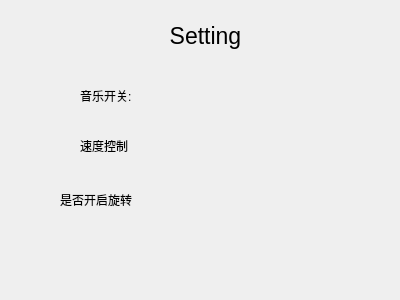
<?xml version="1.0" encoding="UTF-8"?>
<ui version="4.0">
 <class>SettingPage</class>
 <widget class="QDialog" name="SettingPage">
  <property name="geometry">
   <rect>
    <x>0</x>
    <y>0</y>
    <width>400</width>
    <height>300</height>
   </rect>
  </property>
  <property name="windowTitle">
   <string>Dialog</string>
  </property>
  <widget class="QLabel" name="label">
   <property name="geometry">
    <rect>
     <x>160</x>
     <y>10</y>
     <width>91</width>
     <height>51</height>
    </rect>
   </property>
   <property name="font">
    <font>
     <pointsize>17</pointsize>
    </font>
   </property>
   <property name="text">
    <string>Setting</string>
   </property>
   <property name="alignment">
    <set>Qt::AlignCenter</set>
   </property>
  </widget>
  <widget class="QLabel" name="label_2">
   <property name="geometry">
    <rect>
     <x>80</x>
     <y>90</y>
     <width>54</width>
     <height>12</height>
    </rect>
   </property>
   <property name="text">
    <string>音乐开关:</string>
   </property>
  </widget>
  <widget class="QLabel" name="label_3">
   <property name="geometry">
    <rect>
     <x>80</x>
     <y>140</y>
     <width>54</width>
     <height>12</height>
    </rect>
   </property>
   <property name="text">
    <string>速度控制</string>
   </property>
  </widget>
  <widget class="QLabel" name="label_4">
   <property name="geometry">
    <rect>
     <x>60</x>
     <y>190</y>
     <width>81</width>
     <height>20</height>
    </rect>
   </property>
   <property name="text">
    <string>是否开启旋转</string>
   </property>
  </widget>
 </widget>
 <resources/>
 <connections/>
</ui>
